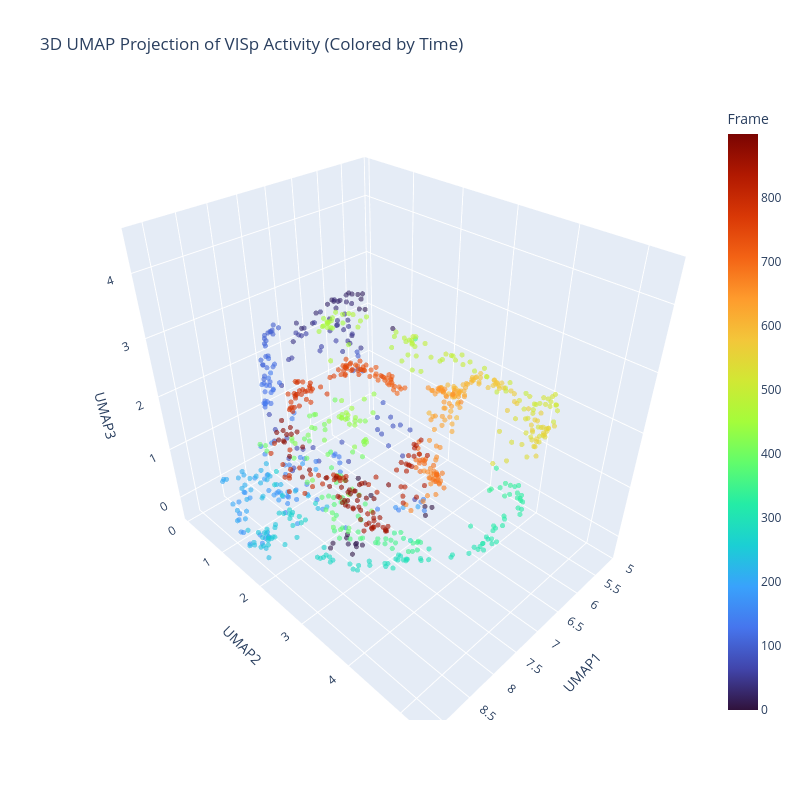

Notebook code for this chart:
### Code cell
# --- 3D UMAP Analysis ---
# 네, UMAP은 n_components 파라미터를 조절하여 3차원(또는 그 이상)으로 차원을 축소할 수 있습니다.
# 3차원 공간에서는 2차원에서 겹쳐 보였던 '구멍'이나 '루프' 구조가 더 명확하게 드러날 수 있습니다.

print("Running 3D UMAP (n_components=3)...")
# 3차원 UMAP 실행
reducer_3d = umap.UMAP(n_neighbors=30, min_dist=0.1, n_components=3, random_state=42)
embedding_3d = reducer_3d.fit_transform(X_visp_scaled)

# 데이터프레임 생성
df_umap_3d = pd.DataFrame(embedding_3d, columns=['UMAP1', 'UMAP2', 'UMAP3'])
df_umap_3d['Frame'] = np.arange(len(df_umap_3d))
df_umap_3d['Complexity'] = frame_complexity

# Plotly를 이용한 3D 인터랙티브 시각화
import plotly.express as px

# 1. 시간(Frame) 흐름에 따른 3D 시각화
fig = px.scatter_3d(
    df_umap_3d, x='UMAP1', y='UMAP2', z='UMAP3',
    color='Frame',  # 시간 흐름에 따른 색상
    hover_data=['Complexity'],
    title='3D UMAP Projection of VISp Activity (Colored by Time)',
    color_continuous_scale='Turbo',
    opacity=0.6, 
    width=800,
    height=800
)
fig.update_traces(marker=dict(size=3))
fig.show()

### Figure 1 — Plotly figure (JSON) as saved in the notebook; plotly's stock layout.template omitted (floating-point values rounded to 4 significant figures; data arrays with more than 128 entries replaced by an {"elided": "..."} marker saying what was removed)
{"data": [{"customdata": {"elided": "900x1 float values"}, "hovertemplate": "UMAP1=%{x}<br>UMAP2=%{y}<br>UMAP3=%{z}<br>Complexity=%{customdata[0]}<br>Frame=%{marker.color}<extra></extra>", "legendgroup": "", "marker": {"color": {"elided": "900 int values"}, "coloraxis": "coloraxis", "opacity": 0.6, "size": 3, "symbol": "circle"}, "mode": "markers", "name": "", "scene": "scene", "showlegend": false, "type": "scatter3d", "x": {"elided": "900 float values"}, "y": {"elided": "900 float values"}, "z": {"elided": "900 float values"}}], "layout": {"coloraxis": {"colorbar": {"title": {"text": "Frame"}}, "colorscale": [[0, "#30123b"], [0.07143, "#4145ab"], [0.1429, "#4675ed"], [0.2143, "#39a2fc"], [0.2857, "#1bcfd4"], [0.3571, "#24eca6"], [0.4286, "#61fc6c"], [0.5, "#a4fc3b"], [0.5714, "#d1e834"], [0.6429, "#f3c63a"], [0.7143, "#fe9b2d"], [0.7857, "#f36315"], [0.8571, "#d93806"], [0.9286, "#b11901"], [1, "#7a0402"]]}, "height": 800, "legend": {"tracegroupgap": 0}, "scene": {"domain": {"x": [0, 1], "y": [0, 1]}, "xaxis": {"title": {"text": "UMAP1"}}, "yaxis": {"title": {"text": "UMAP2"}}, "zaxis": {"title": {"text": "UMAP3"}}}, "title": {"text": "3D UMAP Projection of VISp Activity (Colored by Time)"}, "width": 800}}
